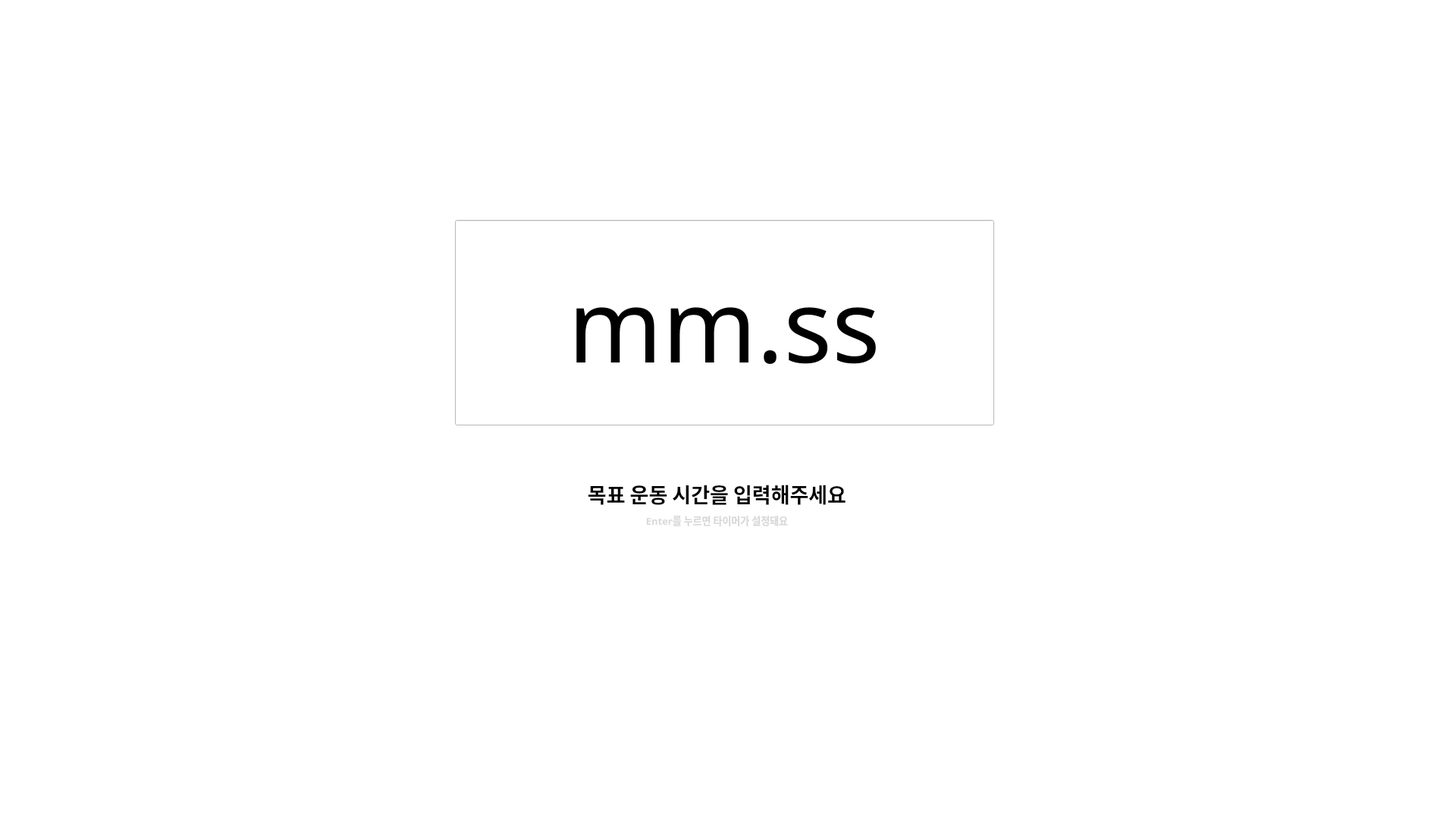
<?xml version="1.0" encoding="UTF-8"?>
<ui version="4.0">
 <class>Dialog</class>
 <widget class="QDialog" name="Dialog">
  <property name="geometry">
   <rect>
    <x>0</x>
    <y>0</y>
    <width>1920</width>
    <height>1080</height>
   </rect>
  </property>
  <property name="maximumSize">
   <size>
    <width>1920</width>
    <height>1080</height>
   </size>
  </property>
  <property name="windowTitle">
   <string>Dialog</string>
  </property>
  <property name="styleSheet">
   <string notr="true">background-color: rgb(255, 255, 255);</string>
  </property>
  <widget class="QLineEdit" name="lineEdit">
   <property name="geometry">
    <rect>
     <x>600</x>
     <y>290</y>
     <width>711</width>
     <height>271</height>
    </rect>
   </property>
   <property name="font">
    <font>
     <family>맑은 고딕</family>
     <pointsize>100</pointsize>
    </font>
   </property>
   <property name="layoutDirection">
    <enum>Qt::LeftToRight</enum>
   </property>
   <property name="text">
    <string>mm.ss</string>
   </property>
   <property name="alignment">
    <set>Qt::AlignCenter</set>
   </property>
  </widget>
  <widget class="QLabel" name="label">
   <property name="geometry">
    <rect>
     <x>180</x>
     <y>620</y>
     <width>1531</width>
     <height>61</height>
    </rect>
   </property>
   <property name="font">
    <font>
     <family>맑은 고딕</family>
     <pointsize>20</pointsize>
     <weight>75</weight>
     <bold>true</bold>
    </font>
   </property>
   <property name="text">
    <string>목표 운동 시간을 입력해주세요</string>
   </property>
   <property name="alignment">
    <set>Qt::AlignCenter</set>
   </property>
  </widget>
  <widget class="QLabel" name="label_2">
   <property name="geometry">
    <rect>
     <x>180</x>
     <y>670</y>
     <width>1531</width>
     <height>31</height>
    </rect>
   </property>
   <property name="font">
    <font>
     <family>맑은 고딕</family>
     <pointsize>10</pointsize>
     <weight>75</weight>
     <bold>true</bold>
    </font>
   </property>
   <property name="styleSheet">
    <string notr="true">color : rgb(217, 217, 217)</string>
   </property>
   <property name="text">
    <string>Enter를 누르면 타이머가 설정돼요</string>
   </property>
   <property name="alignment">
    <set>Qt::AlignCenter</set>
   </property>
  </widget>
 </widget>
 <resources/>
 <connections/>
</ui>
